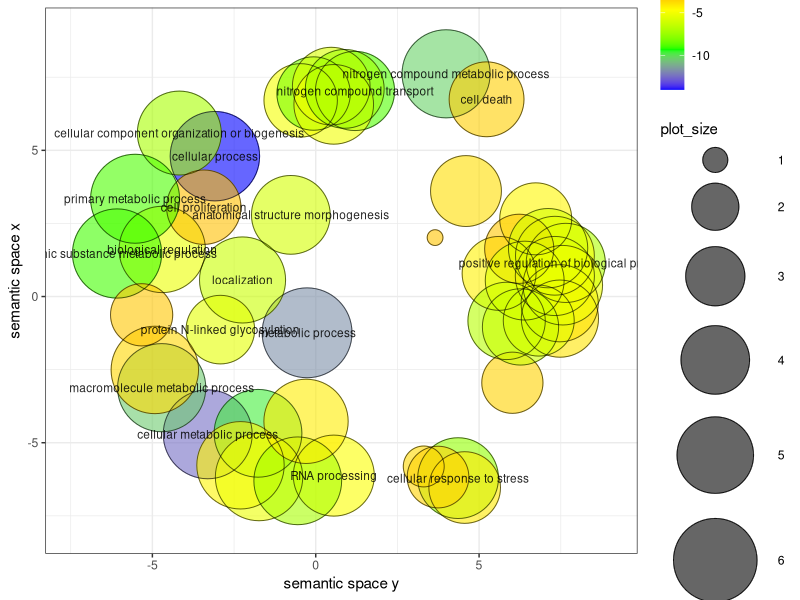

Recreate this plot in R.


# A plotting R script produced by the REVIGO server at http://revigo.irb.hr/
# If you found REVIGO useful in your work, please cite the following reference:
# Supek F et al. "REVIGO summarizes and visualizes long lists of Gene Ontology
# terms" PLoS ONE 2011. doi:10.1371/journal.pone.0021800


# --------------------------------------------------------------------------
# If you don't have the ggplot2 package installed, uncomment the following line:
# install.packages( "ggplot2" );
library( ggplot2 );
# --------------------------------------------------------------------------
# If you don't have the scales package installed, uncomment the following line:
# install.packages( "scales" );
library( scales );


# --------------------------------------------------------------------------
# Here is your data from REVIGO. Scroll down for plot configuration options.

revigo.names <- c("term_ID","description","frequency_%","plot_X","plot_Y","plot_size","log10_p_value","uniqueness","dispensability");
revigo.data <- rbind(c("GO:0008152","metabolic process",75.387,-0.265,-1.241, 6.986,-11.7375,0.998,0.000),
c("GO:0009653","anatomical structure morphogenesis", 1.542,-0.762, 2.793, 5.296,-5.9747,0.879,0.000),
c("GO:0009987","cellular process",63.780,-3.086, 4.800, 6.913,-13.9914,0.997,0.000),
c("GO:0033554","cellular response to stress", 2.967, 4.357,-6.211, 5.581,-7.6421,0.800,0.000),
c("GO:0048518","positive regulation of biological process", 1.744, 7.653, 1.150, 5.350,-6.9788,0.703,0.000),
c("GO:0051179","localization",18.495,-2.240, 0.566, 6.375,-6.2441,0.993,0.000),
c("GO:0065007","biological regulation",20.498,-4.698, 1.610, 6.420,-5.2700,0.993,0.000),
c("GO:0071705","nitrogen compound transport", 1.767, 1.202, 7.030, 5.355,-8.7878,0.927,0.000),
c("GO:0071840","cellular component organization or biogenesis", 8.568,-4.176, 5.591, 6.041,-7.1146,0.992,0.000),
c("GO:0006487","protein N-linked glycosylation", 0.076,-2.919,-1.132, 3.992,-5.4789,0.801,0.030),
c("GO:0008283","cell proliferation", 0.394,-3.427, 3.055, 4.704,-3.0565,0.954,0.064),
c("GO:0044237","cellular metabolic process",53.061,-3.306,-4.712, 6.833,-12.4461,0.919,0.078),
c("GO:0006807","nitrogen compound metabolic process",38.744, 3.990, 7.617, 6.696,-10.3080,0.967,0.088),
c("GO:0043170","macromolecule metabolic process",39.491,-4.715,-3.118, 6.705,-10.4498,0.929,0.089),
c("GO:0071704","organic substance metabolic process",58.357,-6.081, 1.472, 6.874,-8.9586,0.965,0.119),
c("GO:0044238","primary metabolic process",53.743,-5.529, 3.344, 6.839,-8.8601,0.965,0.120),
c("GO:0006396","RNA processing", 3.210, 0.553,-6.125, 5.615,-4.7447,0.831,0.133),
c("GO:0008219","cell death", 0.458, 5.229, 6.745, 4.769,-3.4157,0.903,0.149),
c("GO:1901360","organic cyclic compound metabolic process",30.324,-4.925,-2.511, 6.590,-3.6326,0.933,0.211),
c("GO:0055076","transition metal ion homeostasis", 0.197, 6.734, 2.657, 4.402,-4.4353,0.738,0.245),
c("GO:0044260","cellular macromolecule metabolic process",34.276,-1.767,-4.678, 6.643,-9.6696,0.832,0.249),
c("GO:0030334","regulation of cell migration", 0.144, 4.599, 3.607, 4.267,-3.8013,0.679,0.260),
c("GO:0006725","cellular aromatic compound metabolic process",29.628,-2.303,-5.772, 6.580,-4.4034,0.900,0.260),
c("GO:0046483","heterocycle metabolic process",29.664,-1.735,-6.174, 6.580,-5.2480,0.900,0.260),
c("GO:0010941","regulation of cell death", 0.344, 5.612, 0.791, 4.645,-4.3143,0.668,0.272),
c("GO:0034641","cellular nitrogen compound metabolic process",34.137,-0.550,-6.303, 6.641,-7.1073,0.868,0.277),
c("GO:0048193","Golgi vesicle transport", 0.297,-0.461, 6.709, 4.581,-4.9872,0.933,0.290),
c("GO:0015833","peptide transport", 0.298,-0.065, 6.942, 4.582,-8.1457,0.925,0.290),
c("GO:0018196","peptidyl-asparagine modification", 0.015,-5.329,-0.625, 3.291,-3.2373,0.871,0.296),
c("GO:0010646","regulation of cell communication", 0.929, 7.467,-0.230, 5.076,-3.8861,0.677,0.303),
c("GO:0023051","regulation of signaling", 0.934, 7.474,-0.756, 5.079,-3.9830,0.691,0.303),
c("GO:0010604","positive regulation of macromolecule metabolic process", 0.988, 5.842,-0.834, 5.103,-6.7645,0.556,0.305),
c("GO:0050790","regulation of catalytic activity", 1.575, 7.321, 1.395, 5.306,-4.9066,0.656,0.307),
c("GO:0065009","regulation of molecular function", 1.726, 7.319, 0.702, 5.345,-5.2434,0.715,0.311),
c("GO:1905244","regulation of modification of synaptic structure", 0.000, 3.653, 2.015, 0.903,-3.1746,0.796,0.316),
c("GO:0006109","regulation of carbohydrate metabolic process", 0.090, 6.229, 1.632, 4.061,-3.2426,0.716,0.322),
c("GO:0048523","negative regulation of cellular process", 1.830, 7.112, 1.654, 5.371,-5.9318,0.642,0.329),
c("GO:0043412","macromolecule modification", 9.785,-0.297,-4.269, 6.099,-4.1931,0.893,0.331),
c("GO:0051128","regulation of cellular component organization", 1.586, 6.396, 0.544, 5.308,-5.5735,0.647,0.333),
c("GO:0048519","negative regulation of biological process", 1.984, 7.562, 0.387, 5.406,-5.1475,0.700,0.334),
c("GO:0016192","vesicle-mediated transport", 1.085, 0.475, 7.196, 5.144,-5.7932,0.930,0.334),
c("GO:0009894","regulation of catabolic process", 0.146, 6.826,-0.824, 4.272,-5.5058,0.696,0.336),
c("GO:0051641","cellular localization", 2.041, 0.551, 6.572, 5.418,-5.0841,0.927,0.347),
c("GO:0046907","intracellular transport", 1.564, 0.888, 7.102, 5.302,-7.3279,0.902,0.349),
c("GO:1990928","response to amino acid starvation", 0.000, 3.306,-5.812, 1.602,-3.6990,0.897,0.363),
c("GO:1901796","regulation of signal transduction by p53 class mediator", 0.012, 6.019,-2.949, 3.189,-3.5100,0.674,0.367),
c("GO:1901698","response to nitrogen compound", 0.178, 4.559,-6.533, 4.359,-4.0926,0.880,0.375),
c("GO:0034248","regulation of cellular amide metabolic process", 0.700, 6.268,-1.040, 4.954,-6.2277,0.647,0.391),
c("GO:0098586","cellular response to virus", 0.013, 3.743,-6.175, 3.236,-3.5100,0.904,0.391));

one.data <- data.frame(revigo.data);
names(one.data) <- revigo.names;
one.data <- one.data [(one.data$plot_X != "null" & one.data$plot_Y != "null"), ];
one.data$plot_X <- as.numeric( as.character(one.data$plot_X) );
one.data$plot_Y <- as.numeric( as.character(one.data$plot_Y) );
one.data$plot_size <- as.numeric( as.character(one.data$plot_size) );
one.data$log10_p_value <- as.numeric( as.character(one.data$log10_p_value) );
one.data$frequency <- as.numeric( as.character(one.data$frequency) );
one.data$uniqueness <- as.numeric( as.character(one.data$uniqueness) );
one.data$dispensability <- as.numeric( as.character(one.data$dispensability) );
head(one.data);

one.data[order(one.data$log10_p_value), ]


# --------------------------------------------------------------------------
# Names of the axes, sizes of the numbers and letters, names of the columns,
# etc. can be changed below

p1 <- ggplot( data = one.data );
p1 <- p1 + geom_point( aes( plot_X, plot_Y, colour = log10_p_value, size = plot_size), alpha = I(0.6) ) + scale_size_area();
p1 <- p1 + scale_colour_gradientn( colours = c("blue", "green", "yellow", "red"), limits = c( min(one.data$log10_p_value), 0) );
p1 <- p1 + geom_point( aes(plot_X, plot_Y, size = plot_size), shape = 21, fill = "transparent", colour = I (alpha ("black", 0.6) )) + scale_size_area();
p1 <- p1 + scale_size( range=c(5, 30)) + theme_bw(); # + scale_fill_gradientn(colours = heat_hcl(7), limits = c(-300, 0) );
ex <- one.data [ one.data$dispensability < 0.15, ]; 
p1 <- p1 + geom_text( data = ex, aes(plot_X, plot_Y, label = description), colour = I(alpha("black", 0.85)), size = 3 );
p1 <- p1 + labs (y = "semantic space x", x = "semantic space y");
p1 <- p1 + theme(legend.key = element_blank()) ;
one.x_range = max(one.data$plot_X) - min(one.data$plot_X);
one.y_range = max(one.data$plot_Y) - min(one.data$plot_Y);
p1 <- p1 + xlim(min(one.data$plot_X)-one.x_range/10,max(one.data$plot_X)+one.x_range/10);
p1 <- p1 + ylim(min(one.data$plot_Y)-one.y_range/10,max(one.data$plot_Y)+one.y_range/10);



# --------------------------------------------------------------------------
# Output the plot to screen

p1;

# Uncomment the line below to also save the plot to a file.
# The file type depends on the extension (default=pdf).

# ggsave("C:/Users/path_to_your_file/revigo-plot.pdf");
